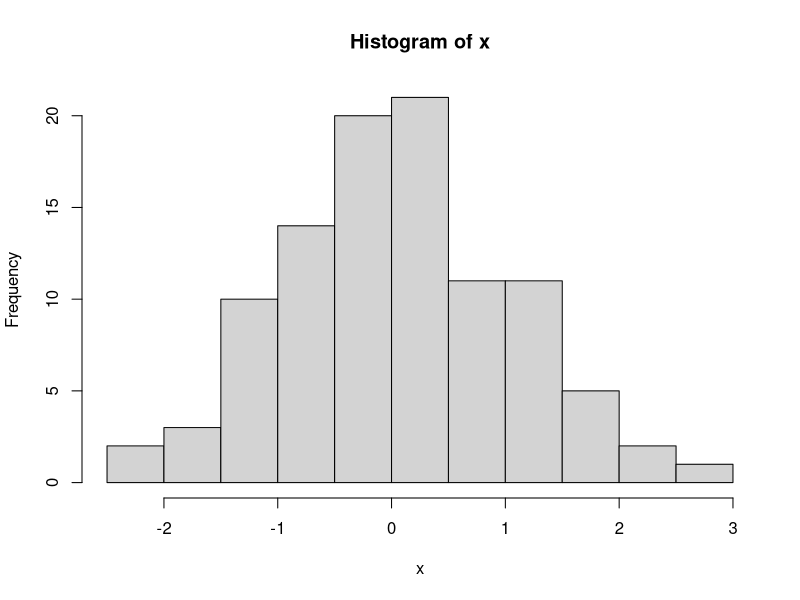

Write R code to recreate this figure.
## ---- chunk 1
x <- rnorm(100)
length(x)
hist(x)
